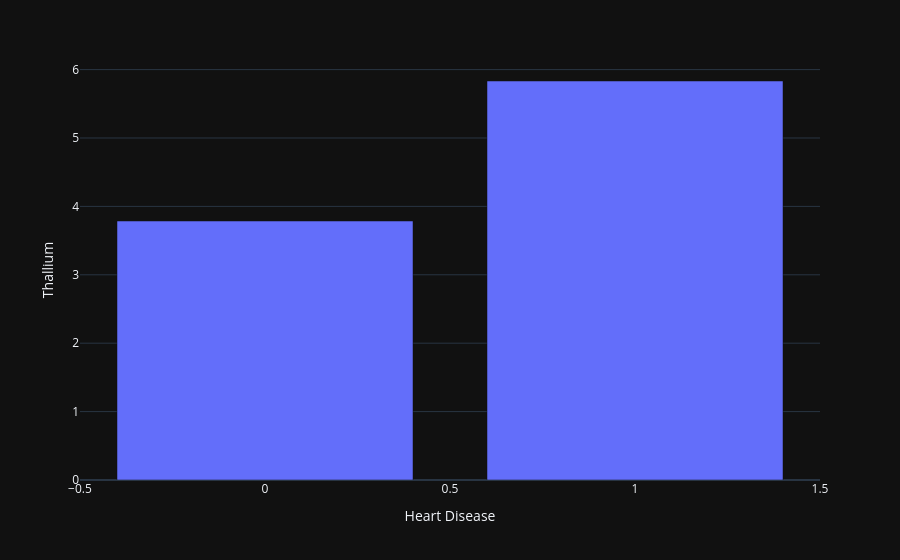

The code cell stored with this chart in its notebook:
### Code cell
media_Thallium = data.groupby('Heart Disease')['Thallium'].mean().reset_index()

fig_Thallium = px.bar(media_Thallium, x='Heart Disease', y='Thallium')
fig_Thallium.show()

# A variável 'Thallium' tem 52% de relação com a variável alvo. No gráfico podemos ver que as pessoas com doença no coração tem o número dessa variável mais alta, 5.83 para quem tem doença no coração contra 3.79 para pessoas sem doença no coração.

### Figure 1 — Plotly figure (JSON) as saved in the notebook; plotly's stock layout.template omitted (floating-point values rounded to 4 significant figures)
{"data": [{"hovertemplate": "Heart Disease=%{x}<br>Thallium=%{y}<extra></extra>", "legendgroup": "", "marker": {"color": "#636efa", "pattern": {"shape": ""}}, "name": "", "orientation": "v", "showlegend": false, "textposition": "auto", "x": [0, 1], "xaxis": "x", "y": [3.787, 5.833], "yaxis": "y", "type": "bar"}], "layout": {"xaxis": {"anchor": "y", "domain": [0.0, 1.0], "title": {"text": "Heart Disease"}}, "yaxis": {"anchor": "x", "domain": [0.0, 1.0], "title": {"text": "Thallium"}}, "legend": {"tracegroupgap": 0}, "margin": {"t": 60}, "barmode": "relative"}}
